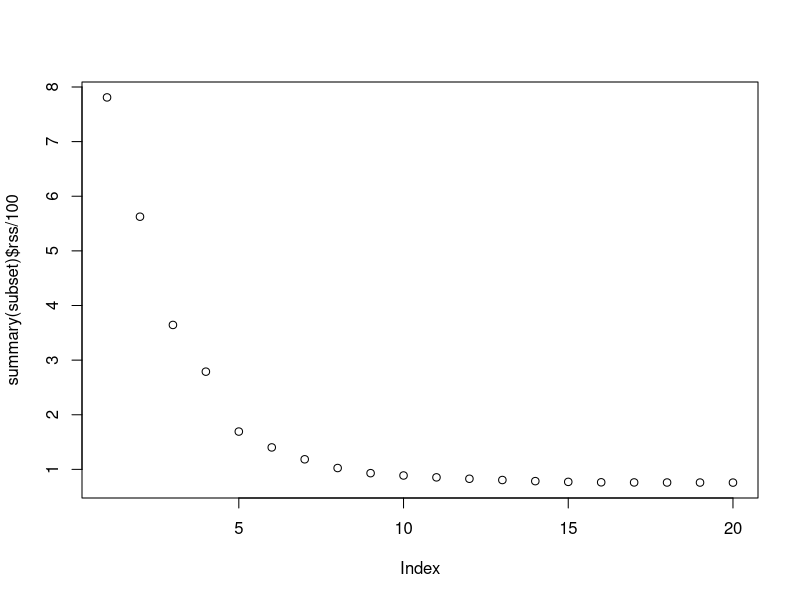

This figure's R source: (Note: this script raises an error after producing the figure.)
#Exercise 10 Chapter 6
#We have seen that as the number of features used in a model increases, the training error will necessarily decrease, but the test error may not. 
#We will now explore this in a simulated data set.
#(a) Generate a data set with p = 20 features, n = 1,000 observations, and an associated quantitative response vector generated according to the model
#Y =Xβ+ε,
#where β has some elements that are exactly equal to zero.
set.seed(1)
library (leaps)


p = 20
n = 1000
x = matrix(rnorm(n*p),n,p)
B = rnorm(p) 
B[c(2,3,8,9,10,15,20)] = 0 
e = rnorm(n)
y = x %*% B + e
#(b) Split your dataset into a trainingset containing 100 observations 
#and a test set containing 900 observations.
train = sample(seq(1000),100,replace=F)
#(c) Perform best subset selection on the training set.
#Plot the training set MSE associated with the best model of each size.
subset = regsubsets(y~.,data=data.frame(x=x[train,],y=y[train]),nvmax=p)
plot(summary(subset)$rss/100)#The training MSE (=RSS/n) for different sizes of the subset
#(d) Plot the test set MSE associated with the best model of each size.
newdata=data.frame(x=x[-train,],y=y[-train])
#the following function is from the lab
predict.regsubsets =function (object ,newdata ,id ,...){
	form=as.formula(object$call[[2]])
	mat=model.matrix(form,data=newdata)
	coefi=coef(object ,id=id)
	xvars=names(coefi)
	mat[,xvars]%*%coefi
}
val.errors = rep(0,p)
for (i in 1:p) {
	pred = predict(subset,newdata=newdata, id = i)# as in the lab 
	val.errors[i] = mean((y[-train]-pred)^2)
}
plot(val.errors ,ylab="test MSE",pch=19,type="b") # it's beautiful

#(e) For which model size does the test set MSE take on its minimum value? 
#Comment on your results.
which.min(val.errors) #14 variables, it should be 13!
#From the evolution of the test MSE it is also clear the increase of the test error is not large with more variables. So what is going on?

#(f)How does the model at which the test set MSE is minimized compare to the true model used to generate the data? Comment on the coefficient values.
#Let's compare the coefficients of the best model with the true B 
coef(subset,id=which.min(val.errors)) 
B
#We find an intercept and variable 10 has a small coefficient instead of 0.
#Some smaller coefficients maybe missed in your run, their signal probably small compared to the noise.
#The overlapping coefficients show a  good fit however.

#(g) Create a plot displaying j=1(βj − βj^r ) for a range of values
#of r, where βˆjr is the jth coefficient estimate for the best model containing r coefficients. Comment on what you observe.
#How does this compare to the test MSE plot from (d)?

names=paste("x.",1:20,sep="")
result=rep(-1,p)
for (i in 1:p) {
	coefi = coef(subset,id=i)[-1]
	vals=rep(0,p)
	vals[match(names(coefi),names)]=coefi
	result[i]=sqrt(sum((B-vals)^2))
}
plot(result,type="b",xlab="Subset size", ylab="Coefficient Error")
coef(subset,id=13) 
#The plot shows a very similar pattern to the one shown in the test MSE, with a tiny dip in coefficient error when
#the 14 parameters are fit. For the correct number of parameters the overall error in the coefficients is slightly higher.
#The parameters are harder to fit correctly as the number of parameters increases. In lower dimensions the parameters can be fit with less variance,
#which in this cases wins over a potential decrease in bias.   
#The similarity to the test MSE plot is no surprise as the plots reflects how closely the estimated formula approximates 
#the true underlying function, and this should correlate with the predictive performance.
